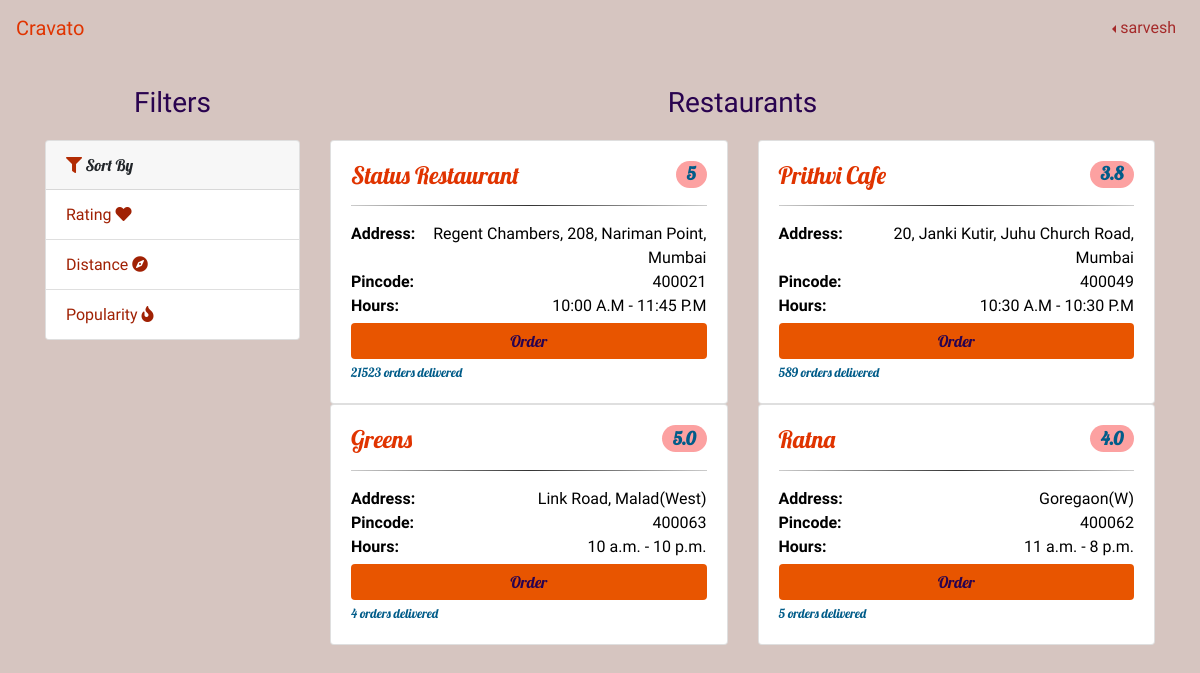
The app's page /user/mainpage/ (signed in) with its own data.
### foodapp/models.py (models this page shows, shortened)
class RestaurantProfileInfo(models.Model):
    user=models.OneToOneField(User,related_name='restaurant_profile',on_delete=models.CASCADE)
    restaurant_name=models.CharField(max_length=64,blank=True)
    restaurant_mobile=models.CharField(max_length=20)
    restaurant_address=models.CharField(max_length=512,blank=True)
    restaurant_pincode=models.IntegerField()
    restaurant_starttime=models.TimeField(null=True)
    restaurant_endtime=models.TimeField(null=True)
    restaurant_avgrating=models.DecimalField(default=0,decimal_places=1,max_digits=2)
    restaurant_noofrating=models.IntegerField(default=0)
    restaurant_nooforder=models.IntegerField(default=0)
    restaurant_noofmenu=models.IntegerField(default=0)

### foodapp/views.py (the view, shortened to what this page needs)
def mainpage_user(request):
    if request.user.is_authenticated:
        restaurants=RestaurantProfileInfo.objects.all().order_by('restaurant_avgrating').reverse()
        url_name=resolve(request.path).url_name
        return render(request,'usermainpage.html',{'restaurants':restaurants})
    else:
        return HttpResponseRedirect(reverse('user:login_user'))

### foodapp/templates/usermainpage.html (shortened to what this page needs)
<!DOCTYPE html>
{%load staticfiles%}
{%load index%}
<html>
  <head>
  	<link rel="stylesheet" href="https://maxcdn.bootstrapcdn.com/bootstrap/4.1.3/css/bootstrap.min.css">
    <link rel="stylesheet" href="https://use.fontawesome.com/releases/v5.2.0/css/all.css">
  	<link rel="stylesheet" type="text/css" href="{%static 'css/usermainpage.css'%}">
  </head>
  <body>
  	<nav class="navbar sticky-top navbar-expand-md inner">
      <a class="navbar-brand cravato" href="#">Cravato</a>
      <div class="collapse navbar-collapse" id="navbarsExample04">
        <ul class="navbar-nav ml-auto">
          <li class="nav-item dropdown dropleft">
            <a class="nav-link dropdown-toggle" href="#" id="dropdown04" data-toggle="dropdown" aria-haspopup="true" aria-expanded="false">{{user.username}}</a>
          </li>
        </ul>
      </div>
    </nav>
  <div class="container" style="margin-top:30px">
    <div class="row">
      <div class="col-sm-3">
        <h3 class="text-center">Filters</h3>
        <div class="card text-left" style="margin-top:20px">
          <div class="card-header text-left">
            <i class="fa fa-filter" aria-hidden="true" style="color: #b22b03"></i> Sort By
          </div>
          <ul class="list-group list-group-flush">
            <li class="list-group-item lgi"><a href="{%url 'user:mainpage_user'%}">Rating <i class="fa fa-heart" aria-hidden="true"></i></a></li>
            <li class="list-group-item lgi"><a href="{%url 'user:sortdistance'%}">Distance <i class="fa fa-compass" aria-hidden="true"></i></a></li>
            <li class="list-group-item lgi"><a href="{%url 'user:sortpopularity'%}">Popularity <i class="fa fa-fire" aria-hidden="true"></i></a></li>
          </ul>
        </div>
      </div>
      <div class="col-sm-9">
        <h3 class="text-center">Restaurants</h3>
        <div class="row" style="margin-top:20px">
          <div class="col-sm-6">
            <div class="card">
              <div class="card-body">
                  <h4 class="card-title">Status Restaurant<span class="badge badge-pill rate" style="float: right;">5</span></h4> <hr>
                  <div class="text-right" style="margin-top: 5px;">
                    <p class="card-text"><strong style="float: left;">Address:</strong> Regent Chambers, 208, Nariman Point, Mumbai
                    <br><strong style="float: left;">Pincode:</strong> 400021
                    <br><strong style="float: left;">Hours:</strong> 10:00 A.M - 11:45 P.M</p>
                  </div>
                  <div style="margin-top: 5px;">
                    <button type="button" class="btn btn-block own">Order</button>
                  </div>
                  <small style="margin-top: 15px;">21523 orders delivered</small>
              </div>
            </div>
          </div>
          <div class="col-sm-6">
            <div class="card">
              <div class="card-body">
                  <h4 class="card-title">Prithvi Cafe<span class="badge badge-pill rate" style="float: right;">3.8</span></h4> <hr>
                  <div class="text-right" style="margin-top: 5px;">
                    <p class="card-text"><strong style="float: left;">Address:</strong> 20, Janki Kutir, Juhu Church Road, Mumbai
                    <br><strong style="float: left;">Pincode:</strong> 400049
                    <br><strong style="float: left;">Hours:</strong> 10:30 A.M - 10:30 P.M</p>
                  </div>
                  <div style="margin-top: 5px;">
                    <button type="button" class="btn btn-block own">Order</button>
                  </div>
                  <small style="margin-top: 15px;">589 orders delivered</small>
              </div>
            </div>
          </div>
          {%for restaurant in restaurants%}
            <div class="col-sm-6">
              <div class="card">
                <div class="card-body">
                    <h4 class="card-title">{{restaurant.restaurant_name}}<span class="badge badge-pill rate" style="float: right;">{{restaurant.restaurant_avgrating}}</span></h4> <hr>
                    <div class="text-right" style="margin-top: 5px;">
                      <p class="card-text"><strong class="bold" style="float: left;">Address:</strong> {{restaurant.restaurant_address}}
                      <br><strong style="float: left;">Pincode:</strong> {{restaurant.restaurant_pincode}}
                      <br><strong style="float: left;">Hours:</strong> {{restaurant.restaurant_starttime}} - {{restaurant.restaurant_endtime}}</p>
                    </div>
                    <div style="margin-top: 5px;">
                      <a href="{%url 'user:order_from_restaurant' restaurant.id%}"><button type="button" class="btn btn-block own">Order</button></a>
                    </div>
                    <small style="margin-top: 15px;">{{restaurant.restaurant_nooforder}} orders delivered</small>
                </div>
              </div>
            </div>
          {%endfor%}
        </div>
      </div>
    </div>
  </div>
</body>
</html>

### foodapp/static/css/usermainpage.css (style rules this page uses)
body { background: #d6c5c0; font-family: 'Lobster'; }
nav { font-family: 'Courgette'; }
nav a.cravato { color: #e03400; }
nav div ul li a { color: brown; }
hr { border: 0; height: 1px; background: #333; background-image: -webkit-linear-gradient(left, #ccc, #333, #ccc); background-image: -moz-linear-gradient(left, #ccc, #333, #ccc); background-image: -ms-linear-gradient(left, #ccc, #333, #ccc); background-image: -o-linear-gradient(left, #ccc, #333, #ccc); }
.card ul li.lgi a { font-family: 'Courgette'; text-decoration: none; color: #a02104; }
.card div.card-body h4.card-title { color:#e03400; }
.card div.card-body div.text-right p.card-text { font-family: 'Courgette' !important; color: #000000; }
h3.text-center { font-family: 'Satisfy' !important; color: #29034f; }
button.own { background: #e85500; color: #29034f; border: none; }
.card-body h4 span.rate { background: #fca1a1; color: #015c89; }
.card-body small { color:#015c89 ; }

### records on screen
RestaurantProfileInfo: restaurant_name "Greens", restaurant_avgrating "5.0", restaurant_address "Link Road, Malad(West)", restaurant_pincode "400063", restaurant_starttime "10 a.m.", restaurant_endtime "10 p.m.", restaurant_nooforder "4"
RestaurantProfileInfo: restaurant_name "Ratna", restaurant_avgrating "4.0", restaurant_address "Goregaon(W)", restaurant_pincode "400062", restaurant_starttime "11 a.m.", restaurant_endtime "8 p.m.", restaurant_nooforder "5"

### other values on screen
{{ user.username }} "sarvesh"
